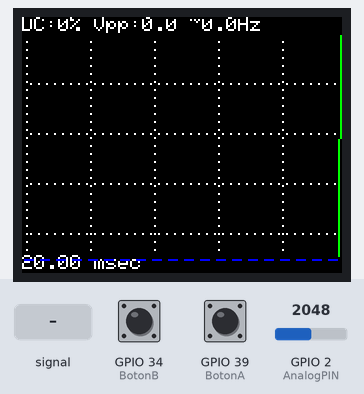
This sketch was run on a simulated ESP32. On the bench: 160×128 colour display. The inputs (shaded band) are chosen by the test bench; at power-on: GPIO 2 (AnalogPIN) = 2048, GPIO 34 (BotonB) HIGH, GPIO 39 (BotonA) HIGH. What the sketch prints to the serial monitor is not drawn.

Above: at 1.5 s.
1.6 s: GPIO 2 (AnalogPIN) fed a 200 Hz sine of ±327 counts around its level
At 2.8 s:
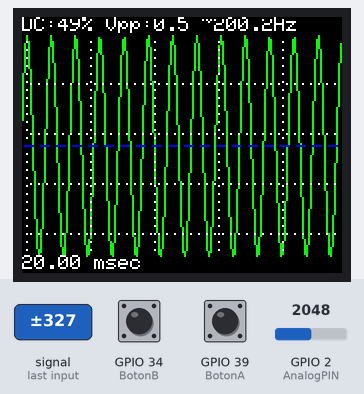
5.0 s: GPIO 2 (AnalogPIN) set to 2866
At 7.5 s:
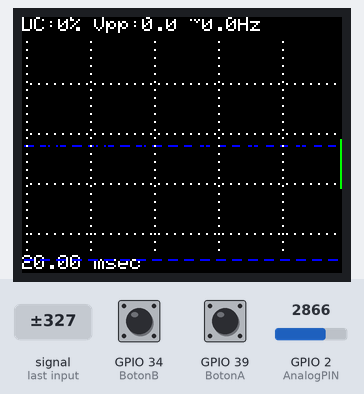
7.8 s: GPIO 34 (BotonB) pulled LOW for 1 s
12.2 s: GPIO 2 (AnalogPIN) set to 3603
At 14.4 s:
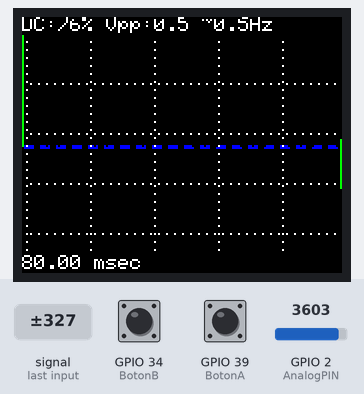
15.6 s: GPIO 39 (BotonA) pulled LOW for 1 s
At 18.2 s:
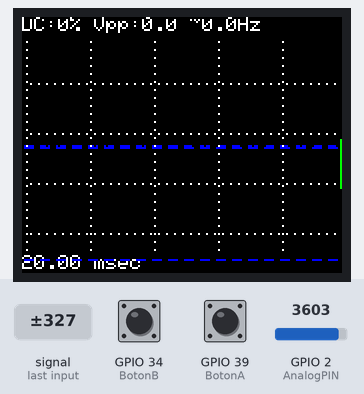
19.3 s: GPIO 39 (BotonA) pulled LOW for 1 s
At 21.6 s:
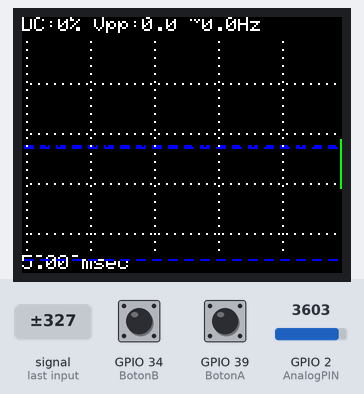
Timing chart, 0 to 23.1 s (numbered marks = the images above; inputs shaded):
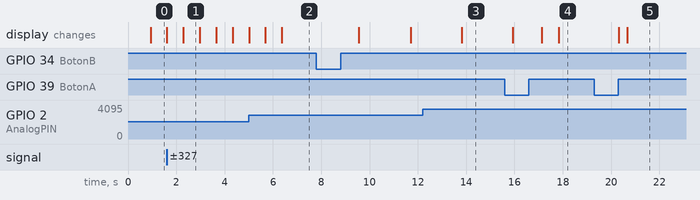

The sketch:

ESP32DSO.ino
```cpp
/*
 * Para usar este codigo es necesario una placa con
 * procesador ESP32 y una pantalla ST7735
 * Es solo una prueba de concepto para quienes se
 * encuentren aprendiendo sobre adruino o
 * microcontroladores
 */

#include <Adafruit_GFX.h>
#include <Adafruit_ST7735.h>
#include <SPI.h>


#define AltoEncabezado 8
#define TamTexto 1
#define FactorPuntosY 30
#define FactorPuntosX 40
#define PuntosTotal    1600
#define BotonA 39
#define BotonB 34

// Pines para Maple Mini
#define ST7735_CS    14
#define ST7735_RST   33
#define ST7735_DC    27
#define ST7735_SCLK  18
#define ST7735_MOSI  23
                     /********************* ATENCION **********************************************/
#define AnalogPIN  2 /* Tener presente que solo se pueden medir voltajes inferiores a 3.3 Voltios */

Adafruit_ST7735 tft = Adafruit_ST7735(ST7735_CS,  ST7735_DC, ST7735_RST);


// position of the line on screen
int xPos = 0, Boton, BotonAnt, EstadoBA, EstadoBB, EstadoBAAnt, EstadoBBAnt;
int Puntos[PuntosTotal];
int PuntosA[PuntosTotal];
int intentos=0,Alto,Ancho,Ciclos, CiclosD,maxPoints=PuntosTotal;
float TiempoCiclo=0, TiempoCicloAnt=0,FactorPeriodo=10;
unsigned long TiempoCicloS,TiempoCicloE;
float Vpp,VppAnt,DPS;
int Maximo=0,Minimo=4096,Arriba,Abajo;
int trigger=0,triggerant=0, PuntoIni=0, PuntoIniAnt=0;

float Frec,FreqR;
int DCup,DCdown;

/*******************************************************/
/*  Dibuja la cuadricula y los parametros basicos      */
/*******************************************************/
void drawgrid(){
  int i,j;
  trigger=Alto-(map(trigger, Minimo, Maximo, 0, Alto-(AltoEncabezado*2)))-AltoEncabezado;
  for(i=0;i<5;i++){
      for(j=0;j<100;j++)
        tft.drawPixel(i*(Ancho/5)+2,Alto/FactorPuntosY*(j+1),ST7735_WHITE);
    }
  for(i=0;i<5;i++){
    for(j=0;j<150;j++)
      tft.drawPixel(Ancho/FactorPuntosX*(j+1),i*(Alto/5)+AltoEncabezado,ST7735_WHITE);
  }
  tft.fillRect(0,0,Ancho,AltoEncabezado+1,ST7735_BLACK);
  tft.fillRect(0,Alto-AltoEncabezado,Ancho,AltoEncabezado,ST7735_BLACK);
  tft.setTextColor(ST7735_WHITE);
  tft.setCursor(0, 0);
  tft.printf("DC:%d% Vpp:%0.1f ",DCup,Vpp);
  tft.print(char(126));
  if(FreqR<1000)
    tft.printf("%0.1fHz",FreqR);
  else
    tft.printf("%0.1fKHz",FreqR/1000);
  tft.setCursor(0, Alto-AltoEncabezado-1);
  tft.printf("%0.2f msec",FactorPeriodo/0.5);
  if(trigger!=triggerant){
    for(int i=0;i<20;i++){
      tft.drawFastHLine(i*(Ancho/20)+1,triggerant,5,ST7735_BLACK);
      tft.drawFastHLine(i*(Ancho/20)+1,trigger,5,ST7735_BLUE);
    }
  }
}


/**************************/
/*      Dibuja los puntos */
/**************************/

void drawpoints(){
  for( xPos=0;xPos<maxPoints;xPos++) //Re-Map points according Min-Max;
    Puntos[xPos]=Alto-map(Puntos[xPos], Minimo, Maximo, 0, (Alto-(AltoEncabezado*2)))-AltoEncabezado;
  //tft.fillScreen(ST7735_BLACK);
  for(int i=0;i<Ancho;i++){
    tft.drawLine(i-1,PuntosA[i+PuntoIniAnt],i,PuntosA[i+PuntoIniAnt+1],ST7735_BLACK);
    tft.drawLine(i-1,Puntos[i+PuntoIni],i,Puntos[i+PuntoIni+1],ST7735_GREEN);
  }
  Serial.println("Termina dibujar puntos");
  drawgrid();
  Serial.println("Termina Dibujar Cuadricula");
  for( xPos=0;xPos<maxPoints;xPos++)
    PuntosA[xPos]=Puntos[xPos];
}


/************************************************************************************************/
/*  Analiza la los puntos para encontrar el punto de disparo, el Vpp y la frecuencia aproximada */
/************************************************************************************************/

void Analiza(){
  int sensor=0,sensorant=0, muestras=0;
  //triggerant=trigger;
  Maximo=0;
  Minimo=4096;
  for(int m=0;m<maxPoints;m++){
    if(Puntos[m]>Maximo )
      Maximo=Puntos[m];
    if(Puntos[m]<Minimo )
      Minimo=Puntos[m];
  }
  trigger=(Maximo+Minimo)/2;
  xPos=0;
  do{
    xPos++;
    muestras++;
  }while(!(Puntos[xPos] < trigger && Puntos[xPos+1]>=trigger ) && muestras<(maxPoints-Ancho));
  Arriba=0;
  Abajo=4096;
  DCup=0;
  DCdown=0;
  Ciclos=0;
  CiclosD=0;
  for(int m=0;m<maxPoints;m++){
    if(Puntos[m] < trigger && Puntos[m+1]>=trigger )
      Ciclos++;
    if(Puntos[m] > trigger && Puntos[m+1]<=trigger )
      CiclosD++;
    if(Puntos[m]>trigger)
      DCup++;
    if(Puntos[m]>trigger)
      DCdown++;
    if(Puntos[m]>Arriba)
      Arriba=Puntos[m];
    if(Puntos[m]<Abajo)
      Abajo=Puntos[m];
  }
  Vpp=(Arriba-Abajo) * 3.0 / (4096.0);
  Ciclos=(Ciclos+CiclosD)/2;
  DCup=DCup*100/maxPoints;
  DCdown=DCdown*100/maxPoints;
  PuntoIniAnt=PuntoIni;
  PuntoIni=muestras;
  FreqR=(Ciclos*100)/TiempoCiclo;
}


/**********************************************************************************************/
/*     Toma las muestras segun un aproximado de fecuencia y el tiempo medio de muestreo       */
/**********************************************************************************************/

void ControlMuestreo() {
  EstadoBA = digitalRead(BotonA);
  if (EstadoBA != EstadoBAAnt){
    delay(50);
    FactorPeriodo=FactorPeriodo/2.0;
    EstadoBAAnt = EstadoBA;
  }
  EstadoBB = digitalRead(BotonB);
  if (EstadoBB != EstadoBBAnt){
    delay(50);
    if(FactorPeriodo==0)
      FactorPeriodo=0.1;
    FactorPeriodo=FactorPeriodo*2.0;
    EstadoBBAnt = EstadoBB;
  }
  if(FactorPeriodo<0.1)
    FactorPeriodo=0;
  if(FactorPeriodo>5000)
    FactorPeriodo=5000;
}


void loop() {
  TiempoCicloAnt=TiempoCiclo;
  ControlMuestreo();
  DPS=30*FactorPeriodo;
  if(FactorPeriodo>60)
    maxPoints=PuntosTotal/(FactorPeriodo/60);
  else
    maxPoints=PuntosTotal;
  if(FactorPeriodo){
    TiempoCicloS=micros();
    for(xPos=0;xPos<maxPoints;xPos++){
      Puntos[xPos]=analogRead(AnalogPIN);
      delayMicroseconds(DPS);
      }
  }
  else{
   TiempoCicloS=micros();
   for(xPos=0;xPos<maxPoints;xPos++){
      Puntos[xPos]=analogRead(AnalogPIN);
      }
  }
  TiempoCicloE=micros();
  TiempoCiclo=(TiempoCicloE-TiempoCicloS)/maxPoints*160.0/1000.0;
  Analiza();
  drawpoints();

}

void setup() {
  pinMode(AnalogPIN, INPUT);
  pinMode(BotonA, INPUT);
  pinMode(BotonB, INPUT);
  tft.initR(INITR_BLACKTAB);
  tft.setRotation(1);
  tft.fillScreen(ST7735_BLACK);
  Alto = tft.height();
  Ancho = tft.width();
  tft.setTextColor(ST7735_GREEN);
}
```

Measured:
- after the input at 1.6 s, the display: first differs from a run without the input after 0.68 s (image 1)
- after the input at 12.2 s, the display: changes after 1.6 s (image 3)
- after the input at 15.6 s, the display: first differs from a run without the input after 1.5 s (image 4 shows a later state)
- after the input at 19.3 s, the display: first changes after 1.0 s (image 5 shows a later state)
- what the display in image 1 shows lasts 0.7 s, from 2.3 s to 3.0 s
